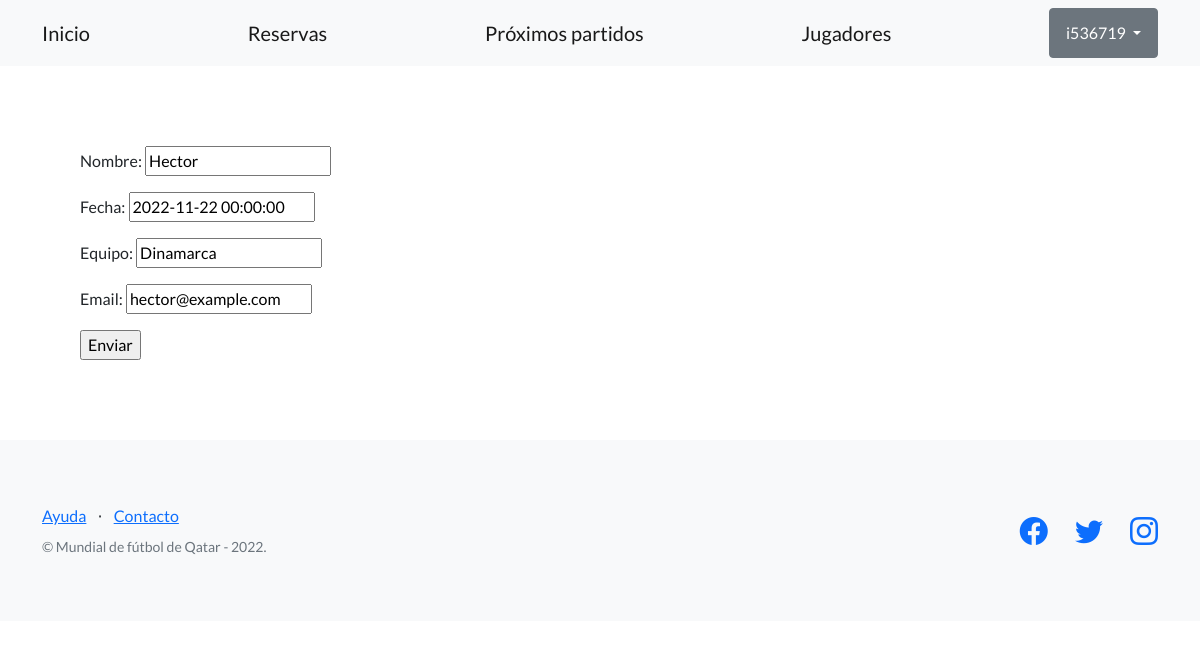
Page /proyecto-mundial/editar-reserva/7/ (signed in) on the committed database.
### AppCoder/models.py (models this page shows, shortened)
class Reserva(models.Model):
    nombre = models.CharField(max_length=128)
    fecha = models.DateTimeField()
    equipo = models.CharField(max_length=100)
    email = models.EmailField()

### AppCoder/views.py (the view)
@login_required
def editar_reserva(request, id):
    reserva = Reserva.objects.get(id=id)
    if request.method == 'POST':
        formulario = ReservaFormulario(request.POST)
        if formulario.is_valid():
            data = formulario.cleaned_data
            reserva.nombre = data['nombre']
            reserva.fecha = data['fecha']
            reserva.equipo = data['equipo']
            reserva.email = data['email']
            reserva.save()
            return redirect(reverse('reservas'))
    else:  # GET
        inicial = {
            'nombre': reserva.nombre,
            'fecha': reserva.fecha,
            'equipo': reserva.equipo,
            'email': reserva.email,
        }
        formulario = ReservaFormulario(initial=inicial)
    return render(request, "AppCoder/form_reserva.html", {"formulario": formulario})

### AppCoder/forms.py
class ReservaFormulario(forms.Form):
    nombre = forms.CharField(max_length=100)
    fecha = forms.DateTimeField()
    equipo = forms.CharField(max_length=100)
    email = forms.EmailField()

### AppCoder/templates/AppCoder/form_reserva.html (shortened to what this page needs)
{% extends "AppCoder/plantilla_base.html" %}
{% block contenido_base %}
<form method="post">
  {{ formulario.as_p }}
  <input type="submit" value="Enviar" />
</form>
{% endblock contenido_base %}

### AppCoder/templates/AppCoder/plantilla_base.html (shortened to what this page needs)
{% load static %}
<!DOCTYPE html>
<html lang="en">
    <head>
        <link href="https://cdn.jsdelivr.net/npm/bootstrap-icons@1.5.0/font/bootstrap-icons.css" rel="stylesheet" type="text/css" />
        <link href="{% static 'AppCoder/css/styles.css' %}" rel="stylesheet" />
    </head>
    <body>
        <nav class="navbar navbar-light bg-light static-top">
            <div class="container">
                <a class="navbar-brand" href="{% url 'inicio' %}">Inicio</a>
                <a class="navbar-brand" href="{% url 'reservas' %}">Reservas</a>
                <a class="navbar-brand" href="{% url 'partidos' %}">Próximos partidos</a>
                <a class="navbar-brand" href="{% url 'jugadores' %}">Jugadores</a>
                {% if user.is_authenticated %}
                <div class="dropdown">
                    <button class="btn btn-secondary dropdown-toggle" type="button" id="dropdownMenuButton1" data-bs-toggle="dropdown" aria-expanded="false">
                      {{ user.username }}
                    </button>
                  </div>
                {% else %}
                <a class="btn btn-primary" href="{% url 'register' %}">REGISTRARSE</a>
                {% endif %}
            </div>
        </nav>
        <section style="padding:80px;">
            {% block contenido_base %}
            {% endblock contenido_base %}
        </section>
        <footer class="footer bg-light">
            <div class="container">
                <div class="row">
                    <div class="col-lg-6 h-100 text-center text-lg-start my-auto">
                        <ul class="list-inline mb-2">
                            <li class="list-inline-item"><a href="#!">Ayuda</a></li>
                            <li class="list-inline-item">⋅</li>
                            <li class="list-inline-item"><a href="#!">Contacto</a></li>
                        </ul>
                        <p class="text-muted small mb-4 mb-lg-0">&copy; Mundial de fútbol de Qatar - 2022.</p>
                    </div>
                    <div class="col-lg-6 h-100 text-center text-lg-end my-auto">
                        <ul class="list-inline mb-0">
                            <li class="list-inline-item me-4">
                                <a href="https://www.facebook.com/FutbolMundialNoticias/"><i class="bi-facebook fs-3"></i></a>
                            </li>
                            <li class="list-inline-item me-4">
                                <a href="#!"><i class="bi-twitter fs-3"></i></a>
                            </li>
                            <li class="list-inline-item">
                                <a href="https://www.instagram.com/fifaworldcup/?hl=es"><i class="bi-instagram fs-3"></i></a>
                            </li>
                        </ul>
                    </div>
                </div>
            </div>
        </footer>
    </body>
</html>

### rows in the picture
Reserva: nombre "Hector", fecha "2022-11-22 00:00:00", equipo "Dinamarca", email "hector@example.com"

### other values in the picture
{{ user.username }} "i536719"
